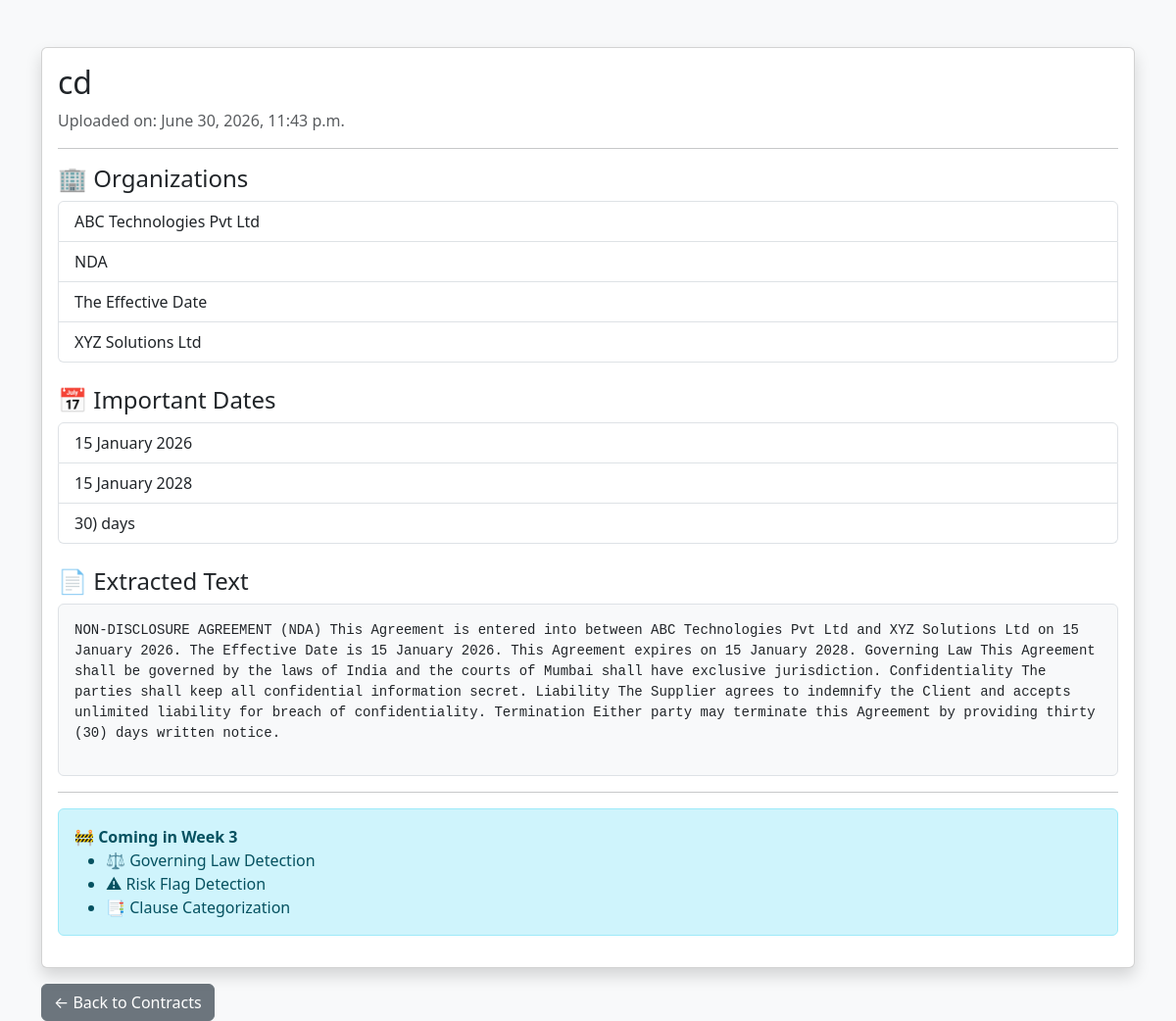
The page /contracts/12/ on the database its author committed.
### contracts/models.py (models this page shows, shortened)
class Contract(models.Model):
    title = models.CharField(max_length=255)
    uploaded_file = models.FileField(upload_to='contracts/')
    extracted_text = models.TextField(blank=True)
    uploaded_at = models.DateTimeField(auto_now_add=True)

class ExtractedClause(models.Model):
    contract = models.ForeignKey(
        Contract,
        on_delete=models.CASCADE,
        related_name="clauses"
    )
    clause_type = models.CharField(max_length=100)
    clause_text = models.TextField()

### contracts/views.py (the view)
def contract_detail(request, contract_id):
    contract = Contract.objects.get(
        id=contract_id
    )
    organizations = ExtractedClause.objects.filter(
        contract=contract,
        clause_type="Organization"
    )
    dates = ExtractedClause.objects.filter(
        contract=contract,
        clause_type="Date"
    )
    return render(
        request,
        'contracts/contract_detail.html',
        {
            'contract': contract,
            'organizations': organizations,
            'dates': dates
        }
    )

### contracts/Templates/contracts/contract_detail.html (shortened to what this page needs)
<!DOCTYPE html>
<html>
<head>
    <link href="https://cdn.jsdelivr.net/npm/bootstrap@5.3.3/dist/css/bootstrap.min.css" rel="stylesheet">
</head>
<body class="bg-light">
<div class="container mt-5">
    <div class="card shadow">
        <div class="card-body">
            <h2>{{ contract.title }}</h2>
            <p class="text-muted">
                Uploaded on: {{ contract.uploaded_at }}
            </p>
            <hr>
            <h4>🏢 Organizations</h4>
            <ul class="list-group mb-4">
                {% for org in organizations %}
                    <li class="list-group-item">
                        {{ org.clause_text }}
                    </li>
                {% empty %}
                    <li class="list-group-item text-muted">
                        No organizations found.
                    </li>
                {% endfor %}
            </ul>
            <h4>📅 Important Dates</h4>
            <ul class="list-group mb-4">
                {% for date in dates %}
                    <li class="list-group-item">
                        {{ date.clause_text }}
                    </li>
                {% empty %}
                    <li class="list-group-item text-muted">
                        No dates found.
                    </li>
                {% endfor %}
            </ul>
            <h4>📄 Extracted Text</h4>
            <div class="border rounded p-3 bg-light"
                 style="max-height:400px; overflow:auto;">
                <pre style="white-space: pre-wrap;">{{ contract.extracted_text }}</pre>
            </div>
            <hr>
            <div class="alert alert-info">
                <strong>🚧 Coming in Week 3</strong>
                <ul class="mb-0">
                    <li>⚖ Governing Law Detection</li>
                    <li>⚠ Risk Flag Detection</li>
                    <li>📑 Clause Categorization</li>
                </ul>
            </div>
        </div>
    </div>
    <a href="/contracts/" class="btn btn-secondary mt-3">
        ← Back to Contracts
    </a>
</div>
</body>
</html>

### rows shown on the page
Contract: title "cd", uploaded_at "June 30, 2026, 11:43 p.m.", extracted_text "NON-DISCLOSURE AGREEMENT (NDA) This Agreement is entered into between ABC Technologies Pvt Ltd and XYZ Solutions Ltd on 15 January 2026. The Effective Date is 15 January 2026. This Agreement expires on 15 January 2028. Governing Law This Agreement shall be governed by the laws of India and the courts of Mumbai shall have exclusive jurisdiction. Confidentiality The parties shall keep all confidential information secret. Liability The Supplier agrees to indemnify the Client and accepts unlimited liability for breach of confidentiality. Termination Either party may terminate this Agreement by providing thirty (30) days written notice.…"
ExtractedClause: clause_text "ABC Technologies Pvt Ltd"
ExtractedClause: clause_text "NDA"
ExtractedClause: clause_text "The Effective Date"
ExtractedClause: clause_text "XYZ Solutions Ltd"
ExtractedClause: clause_text "15 January 2026"
ExtractedClause: clause_text "15 January 2028"
ExtractedClause: clause_text "30) days"
